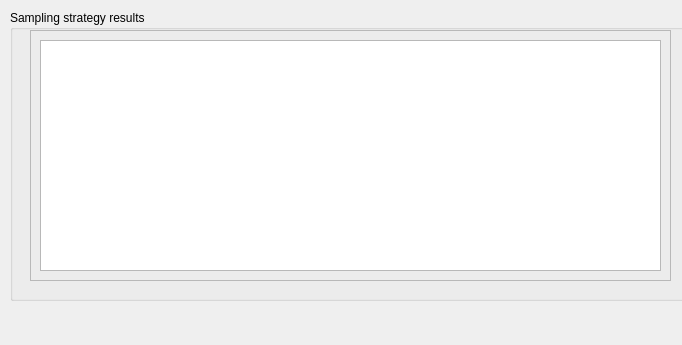
      <widget class="QWidget" name="page_10">
       <property name="geometry">
        <rect>
         <x>0</x>
         <y>0</y>
         <width>682</width>
         <height>345</height>
        </rect>
       </property>
       <attribute name="label">
        <string>Step 7 - Review sampling strategy results</string>
       </attribute>
       <widget class="QGroupBox" name="groupBox_32">
        <property name="geometry">
         <rect>
          <x>10</x>
          <y>10</y>
          <width>681</width>
          <height>291</height>
         </rect>
        </property>
        <property name="title">
         <string>Sampling strategy results</string>
        </property>
        <widget class="QFrame" name="frame_2">
         <property name="geometry">
          <rect>
           <x>20</x>
           <y>20</y>
           <width>641</width>
           <height>251</height>
          </rect>
         </property>
         <property name="frameShape">
          <enum>QFrame::StyledPanel</enum>
         </property>
         <property name="frameShadow">
          <enum>QFrame::Sunken</enum>
         </property>
         <widget class="QTextBrowser" name="textBrowser_3">
          <property name="geometry">
           <rect>
            <x>10</x>
            <y>10</y>
            <width>621</width>
            <height>231</height>
           </rect>
          </property>
          <property name="html">
           <string>&lt;!DOCTYPE HTML PUBLIC &quot;-//W3C//DTD HTML 4.0//EN&quot; &quot;http://www.w3.org/TR/REC-html40/strict.dtd&quot;&gt;
&lt;html&gt;&lt;head&gt;&lt;meta name=&quot;qrichtext&quot; content=&quot;1&quot; /&gt;&lt;style type=&quot;text/css&quot;&gt;
p, li { white-space: pre-wrap; }
&lt;/style&gt;&lt;/head&gt;&lt;body style=&quot; font-family:'MS Shell Dlg 2'; font-size:8.25pt; font-weight:400; font-style:normal;&quot;&gt;
&lt;p style=&quot;-qt-paragraph-type:empty; margin-top:0px; margin-bottom:0px; margin-left:0px; margin-right:0px; -qt-block-indent:0; text-indent:0px; font-size:8pt;&quot;&gt;&lt;br /&gt;&lt;/p&gt;&lt;/body&gt;&lt;/html&gt;</string>
          </property>
         </widget>
        </widget>
       </widget>
      </widget>
